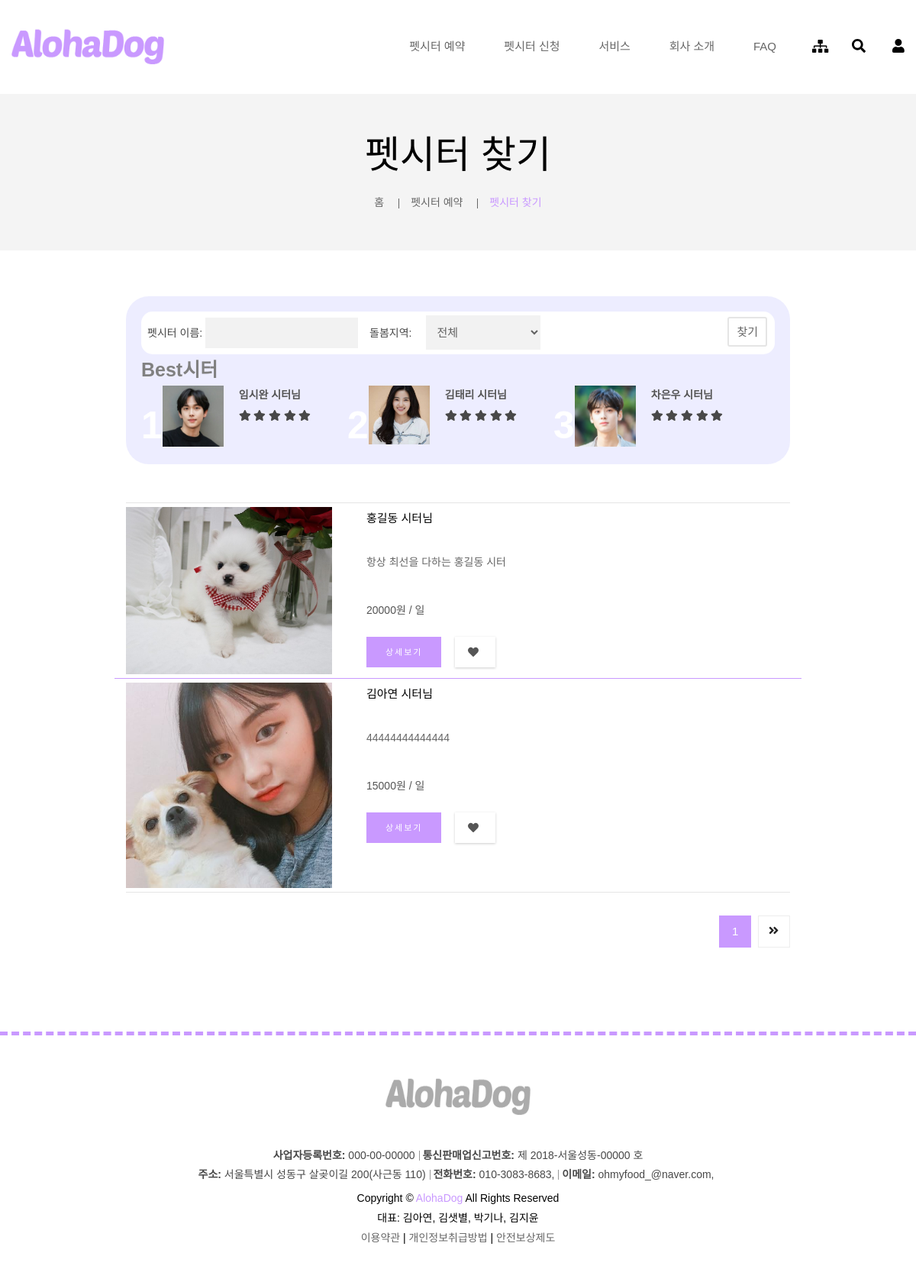
/sitter, run on an earlier commit of the app's database.
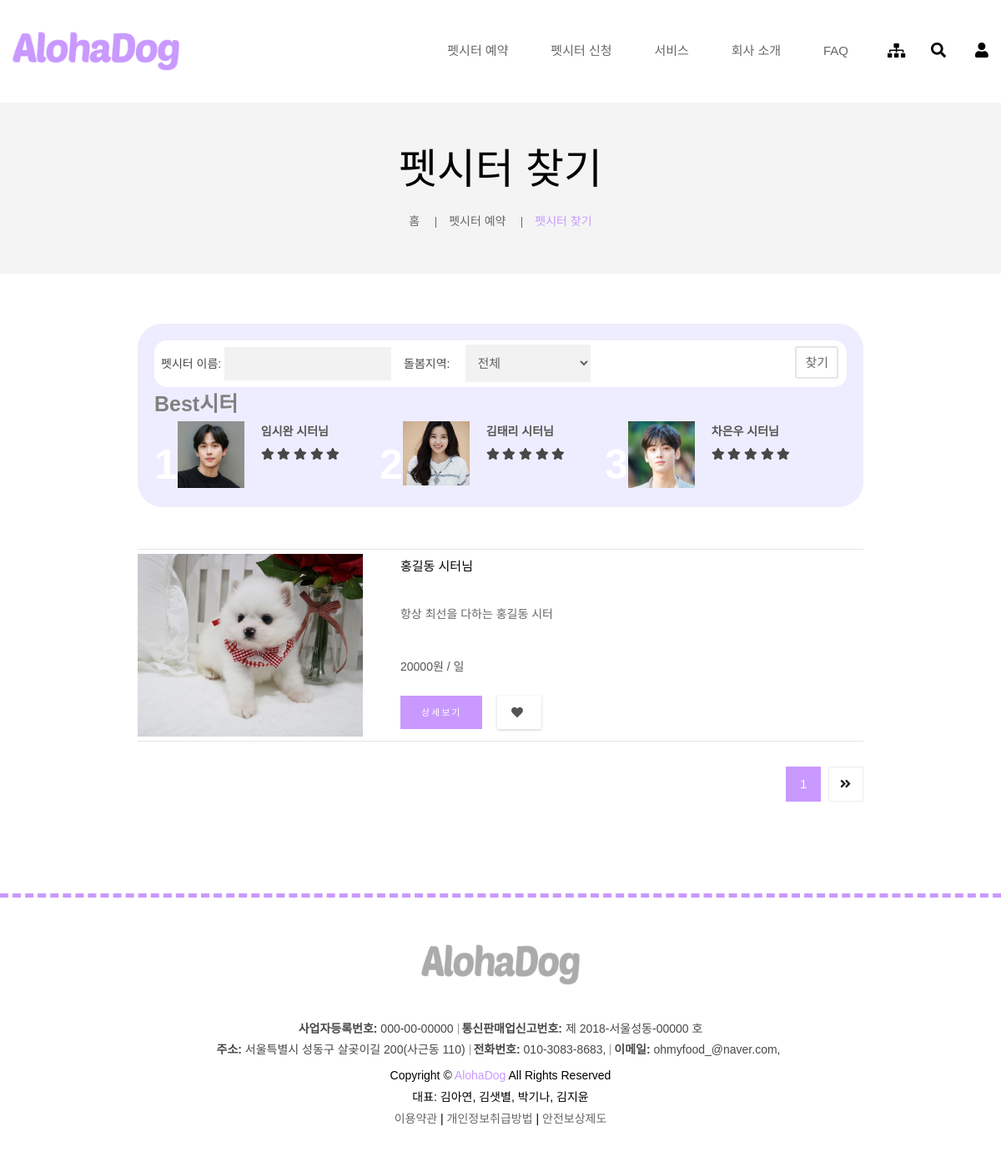
And on a later commit of the database.
### homepage/models.py (models this page shows, shortened)
class Sitter(models.Model):
    userprofile = models.OneToOneField('UserProfile', on_delete=models.CASCADE, verbose_name="시터이름")
    account_number = models.CharField(max_length=100, verbose_name="계좌번호")
    profile = models.ImageField(upload_to='profile/', verbose_name="프로필 사진")
    bank_name = models.CharField(max_length=10, choices=BANK_NAME_CHOICES, verbose_name="은행명")
    introduction = models.CharField(max_length=200, verbose_name="시터소개")
    free_services = models.CharField(max_length=100, verbose_name='무료 서비스')
    paid_services = models.CharField(max_length=100, verbose_name='유료 서비스')
    day_price = models.IntegerField(default=0, verbose_name='일당')
    care_zone = models.CharField(max_length=100, verbose_name='돌봄 공간')
    housemate_situation = models.CharField(max_length=100, verbose_name='가족 동거 유무')
    pet_situation = models.CharField(max_length=100, verbose_name='다른 반려동물 유무')
    qna = models.TextField(max_length=1000, verbose_name="QnA")

class UserProfile(models.Model):
    user = models.OneToOneField(settings.AUTH_USER_MODEL, on_delete=models.CASCADE, verbose_name='유저')
    name = models.CharField(max_length=50, verbose_name='회원 이름')
    sex = models.CharField(max_length=1, choices=SEX_CHOICES, verbose_name='회원 성별', default='F')
    birth_date = models.DateField(verbose_name='회원 생일')
    phone_number = models.CharField(max_length=20, verbose_name='회원 핸드폰번호')
    email = models.EmailField(max_length=50, verbose_name='회원 이메일')
    zip_code = models.CharField(max_length=10, verbose_name='우편 번호')
    address1 = models.CharField(max_length=50, verbose_name='회원 주소1')
    address2 = models.CharField(max_length=50, verbose_name='회원 주소2')
    profile = models.FileField(upload_to='uploads/', verbose_name='회원 사진')
    registration_datetime = models.DateTimeField(auto_now=True, verbose_name='회원가입일')
    membership_level = models.CharField(max_length=10, verbose_name='회원 등급', choices=MEMBER_SHIP_LEVEL_CHOICES,
                                        default='member')

### homepage/sitters.py (the view)
# urls.py: path('sitter', sitters.sitter_list, name='sitter_list'),
def sitter_list(request):
    search_keyword = request.GET.get('keyword')
    search_city = request.GET.get('city')
    page = request.GET.get('page')
    context = dict()
    if search_keyword or search_city:
        if search_keyword:
            context['search_keyword'] = search_keyword
            sitter = Sitter.objects.filter(userprofile__name__contains=search_keyword)
        else:
            sitter = Sitter.objects.all()
        if search_city and not search_city == "전체":
            context['search_city'] = search_city
            sitter = sitter.filter(userprofile__address1__contains=search_city)
        context['search_message'] = str(sitter.count()) + '개의 검색 결과가 있습니다.'
    else:
        sitter = Sitter.objects.all()
    paginator = Paginator(sitter, 5)
    sitter = paginator.get_page(page)
    context['sitters'] = sitter
    return render(request, 'sitter/sitter_list.html', context=context)

### templates/sitter/sitter_list.html (shortened to what the changed rows need)
{% extends "base.html" %}
{% load staticfiles %}
{% block extrastyle %}{% static "css/petsitterEmployment/findPetsitter.css" %}{% endblock %}
{% block content %}
    <div class="location-tow mb-60">
        <div class="container">
            <div class="row">
                <div class="col-12">
                    <div class="location-title">
                        <h1>펫시터 찾기</h1>
                    </div>
                </div>
            </div>
        </div>
    </div>
    <div class="blog-area white-bg pt-0 pb-0 mb-70">
        <div class="container">
            <div class="row">
                <div class="col-lg-9 ml-auto mr-auto">
                    <div class="blog_area blog_area_findpetsitter">
                        <div class="shop-product">
                            <div id="list">
                                <div class="product-list-view">
                                    <div class="product-list-item mb-0">
                                        {% for sitter in sitters %}
                                            <div class="row interestedC">
                                                <div class="col-md-4">
                                                    <div class="single-product">
                                                        <div class="product-img img-full">
                                                            <a href="{% url 'sitter_detail' 1 %}">
                                                                <img src="/media/{{ sitter.profile }}" alt="">
                                                            </a>
                                                        </div>
                                                    </div>
                                                </div>
                                                <div class="col-md-8">
                                                    <div class="product-content shop-list interestedCI">
                                                        <h2>
                                                            <a href="{% url 'sitter_detail' sitter.id %}">{{ sitter.userprofile.name }}
                                                                시터님</a></h2>
                                                        <div class="product-description">
                                                            <p>{{ sitter.introduction }}</p>
                                                        </div>
                                                        <div class="product-price">
                                                            <div class="price-box">
                                                                <span class="regular-price">{{ sitter.day_price }}원 / 일</span>
                                                            </div>
                                                        </div>
                                                        <div class="product-list-action">
                                                            <div class="add-btn">
                                                                <a href="{% url 'sitter_detail' sitter.id %}">상세보기</a>
                                                            </div>
                                                            <ul>
                                                                <li><a href="#" title="Whishlist"><i
                                                                        class="fa fa-heart"></i></a></li>
                                                            </ul>
                                                        </div>
                                                    </div>
                                                </div>
                                            </div>
                                        {% endfor %}
                                    </div>
                                </div>
                            </div>
                            <div class="product-pagination">
                                <ul>
                                    {% for page in sitters.paginator.page_range %}
                                        <li {% if page == sitters.number %} class="active"{% endif %}><a
                                                href="{% url 'sitter_list' %}?page=
                                                        {{ page }}{% if search_keyword %}&search_keyword={{ search_keyword }}{% endif %}{% if search_city %}&search_city={{ search_city }}{% endif %}">{{ page }}</a>
                                        </li>
                                    {% endfor %}
                                </ul>
                            </div>
                        </div>
                    </div>
                </div>
            </div>
        </div>
    </div>
{% endblock %}

What changed in the data, as far as the page shows it:
removed Sitter: profile (picture), userprofile.name "김아연", introduction "44444444444444", day_price "15000"
